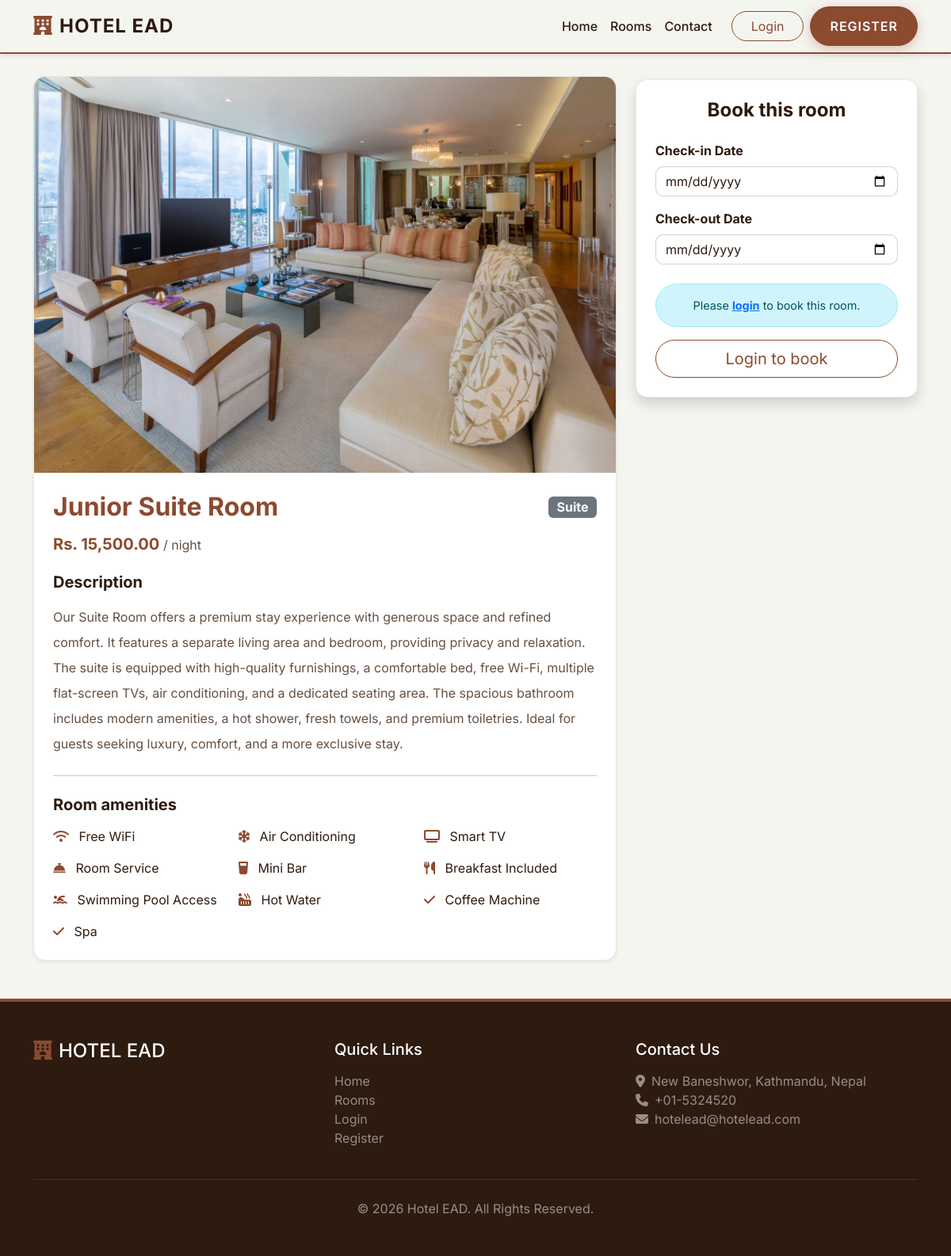
The app's page /room_details.php?id=18 with its own data.
### tables this page shows
CREATE TABLE `rooms` (
  `id` int(11) NOT NULL,
  `name` varchar(100) NOT NULL,
  `type` varchar(50) NOT NULL,
  `price` decimal(10,2) NOT NULL,
  `image` varchar(255) DEFAULT NULL,
  `status` enum('Available','Booked','Maintenance') DEFAULT 'Available',
  `description` text DEFAULT NULL,
  `amenities` text DEFAULT NULL,
  `created_at` timestamp NOT NULL DEFAULT current_timestamp()
);

### room_details.php (the view, shortened to what this page needs)
<?php
require_once 'includes/db.php';
$id = $conn->real_escape_string($_GET['id']);
$sql = "SELECT * FROM rooms WHERE id = '$id'";
$result = $conn->query($sql);
$room = $result->fetch_assoc();
require_once 'includes/header.php';
?>
<div class="container py-5 mt-5">
    <div class="row">
        <div class="col-lg-8 mb-4 mb-lg-0">
            <div class="card border-0 shadow-sm" style="border-radius: 15px; overflow: hidden;">
                <?php
                $img = !empty($room['image']) ? ROOM_IMG_PATH . htmlspecialchars($room['image']) : "https://images.unsplash.com/photo-1611892440504-42a792e24d32?auto=format&fit=crop&q=80";
                ?>
                <img src="<?php echo $img; ?>" class="img-fluid w-100" style="height: 500px; object-fit: cover;" alt="<?php echo htmlspecialchars($room['name']); ?>">
                <div class="card-body p-4">
                    <div class="d-flex justify-content-between align-items-center mb-3">
                        <h2 class="fw-bold mb-0" style="color: var(--primary-color);"><?php echo htmlspecialchars($room['name']); ?></h2>
                        <span class="badge bg-secondary fs-6"><?php echo htmlspecialchars($room['type']); ?></span>
                    </div>
                    <h4 class="room-price mb-4">Rs. <?php echo number_format($room['price'], 2); ?> <span class="text-muted fs-6 fw-normal">/ night</span></h4>
                    <h5 class="fw-bold mb-3">Description</h5>
                    <p class="text-muted lh-lg"><?php echo nl2br(htmlspecialchars($room['description'])); ?></p>
                    <hr class="my-4">
                    <h5 class="fw-bold mb-3">Room amenities</h5>
                    <div class="row g-3">
                        <?php
                        if (!empty($room['amenities'])) {
                            $ams = explode(',', $room['amenities']);
                            $icons = [
                                'Free WiFi' => 'fa-wifi',
                                'Air Conditioning' => 'fa-snowflake',
                                'Smart TV' => 'fa-tv',
                                'Room Service' => 'fa-bell-concierge',
                                'Mini Bar' => 'fa-glass-water',
                                'Breakfast Included' => 'fa-utensils',
                                'Swimming Pool Access' => 'fa-person-swimming',
                                'Hot Water' => 'fa-hot-tub-person'
                            ];
                            foreach($ams as $am) {
                                $icon = isset($icons[$am]) ? $icons[$am] : 'fa-check';
                                echo "<div class='col-md-4 col-6'><i class='fa-solid $icon text-secondary me-2'></i> $am</div>";
                            }
                        } else {
                            echo "<div class='col-12 text-muted'>No amenities listed.</div>";
                        }
                        ?>
                    </div>
                </div>
            </div>
        </div>
        <div class="col-lg-4">
            <div class="card border-0 shadow" style="border-radius: 15px; position: sticky; top: 100px;">
                <div class="card-body p-4">
                    <h4 class="fw-bold mb-4 text-center">Book this room</h4>
                    <?php if ($room['status'] != 'Available'): ?>
                        <div class="alert alert-warning text-center rounded-pill">
                            <i class="fa-solid fa-triangle-exclamation me-2"></i>This room is currently not available.
                        </div>
                    <?php else: ?>
                        <form method="POST" action="book.php">
                            <div class="mb-3">
                                <label class="form-label fw-bold">Check-in Date</label>
                                <input type="date" name="check_in" class="form-control" required min="<?php echo date('Y-m-d'); ?>" id="check_in">
                            </div>
                            <div class="mb-4">
                                <label class="form-label fw-bold">Check-out Date</label>
                                <input type="date" name="check_out" class="form-control" required min="<?php echo date('Y-m-d', strtotime('+1 day')); ?>" id="check_out">
                            </div>
                            <?php if (isset($_SESSION['user_id'])): ?>
                                <button type="submit" class="btn btn-primary w-100 btn-lg rounded-pill">Proceed to booking</button>
                            <?php else: ?>
                                <div class="alert alert-info text-center rounded-pill" style="font-size: 0.9rem;">
                                    Please <a href="login.php" class="fw-bold">login</a> to book this room.
                                </div>
                                <a href="login.php" class="btn btn-outline-primary w-100 btn-lg rounded-pill">Login to book</a>
                            <?php endif; ?>
                        </form>
                    <?php endif; ?>
                </div>
            </div>
        </div>
    </div>
</div>
<?php require_once 'includes/footer.php'; ?>

### assets/css/style.css (style rules this page uses)
:root { --primary-color: #8C4A2F; --secondary-color: #2D1B10; --accent-color: #A35A3D; --bg-light: #F5F5F0; --text-dark: #2D1B10; }
body { font-family: 'Inter', sans-serif; background-color: var(--bg-light); color: var(--text-dark); display: flex; flex-direction: column; min-height: 100vh; }
.text-muted { color: #665042 !important; }
.btn-outline-primary { color: var(--primary-color); border-color: var(--primary-color); }
.card { background-color: #ffffff !important; color: var(--text-dark); border: 1px solid rgba(45, 27, 16, 0.1) !important; }
.card-body { padding: 2rem; }
.room-price { color: var(--primary-color); font-weight: 700; font-size: 1.25rem; }
.text-secondary, .text-danger { color: var(--primary-color) !important; }
.form-control, .form-select, .input-group-text { background-color: #ffffff !important; color: var(--text-dark) !important; border: 1px solid rgba(45, 27, 16, 0.2) !important; border-radius: 10px; }
.form-control::placeholder { color: #a09088; }

### records on screen
rooms: image (picture), name "Junior Suite Room", type "Suite", price "15,500.00", description "Our Suite Room offers a premium stay experience with generous space and refined comfort. It features a separate living area and bedroom, providing privacy and relaxation. The suite is equipped with high-quality furnishings, a comfortable bed, free Wi-Fi, multiple flat-screen TVs, air conditioning, and a dedicated seating area. The spacious bathroom includes modern amenities, a hot shower, fresh towels, and premium toiletries. Ideal for guests seeking luxury, comfort, and a more exclusive stay.", amenities "Free WiFi", amenities "Air Conditioning", amenities "Smart TV", amenities "Room Service", amenities "Mini Bar", amenities "Breakfast Included", amenities "Swimming Pool Access", amenities "Hot Water", amenities "Coffee Machine", amenities "Spa"
